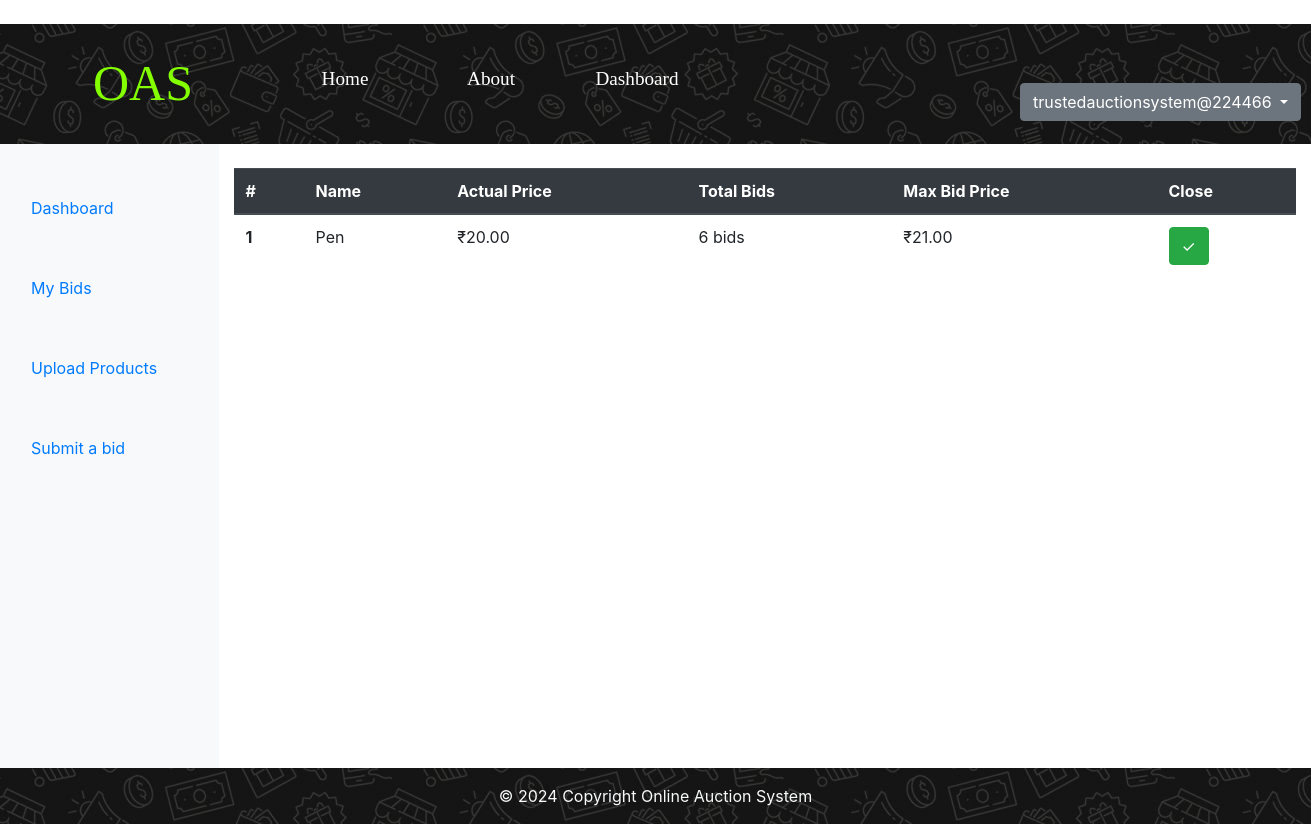
The app's page /shop/results/ (signed in) with its own data.
### shop/models.py (models this page shows, shortened)
class product(models.Model):
    product_id = models.AutoField
    product_name = models.CharField(max_length=50)
    catagory = models.CharField(max_length=50, default = "")
    sub_catagory = models.CharField(max_length=50, default = "")
    price = models.IntegerField(default = 0)
    desc = models.CharField(max_length=1000)
    images = models.ImageField(upload_to="shop/images/%y",default = "", height_field=None, width_field=None, max_length=None)
    useremail = models.CharField(max_length=50, default = "")

class bidder(models.Model):
    bid = models.AutoField(primary_key = True)
    pid = models.CharField(max_length=50)
    bemail = models.EmailField(max_length=254)
    bprice = models.CharField(max_length=50)

### shop/views.py (the view)
# urls.py: path("results/" , views.results, name = "results"),
def results(request):
    wer = request.user
    email = (wer.email)
    objs = product.objects.filter(useremail = email)
    arrforbids = []
    arrformax = []
    for obj in objs:
        bid_objs = bidder.objects.filter(pid=obj.id)
        arrforbids.append(bid_objs.count())
        if bid_objs.exists():
            max_price = max(bid_obj.bprice for bid_obj in bid_objs)
            arrformax.append(max_price)
        else:
            arrformax.append(0)
    zipper = zip(objs,arrforbids,arrformax)
    params = {'count' : objs.count(), 'zipp':zipper}
    ob = bidder.objects.all()
    return render(request,"shop/results.html",params)

### shop/templates/shop/results.html (shortened to what this page needs)
{% extends 'shop/data.html' %}
{% block bufferbody %}
{% if count == 0 %}
    <div style="text-align: center;margin-top: 200px;">
        <h1>Plz Upload Your Product.</h1>
        <a class="btn btn-success mt-4" href="/shop/sellermode/">Click to Upload</a>
    </div>
{% else %}
    <table class="table mt-4">
        <thead class="thead-dark">
        <tr>
            <th>#</th>
            <th>Name</th>
            <th>Actual Price</th>
            <th>Total Bids</th>
            <th>Max Bid Price</th>
            <th>Close</th>
        </tr>
        </thead>
        <tbody>
        {% for i,j,k in zipp %}
            <tr>
                <th>{{forloop.counter}}</th>
                <td>{{i.product_name}}</td>
                <td>₹{{i.price}}.00</td>
                <td>{{j}} bids</td>
                <td>₹{{k}}.00</td>
                <td><a class="btn btn-success text-white" href="/shop/results/{{i.id}}">&#10003;</a></td>
            </tr>
            {% endfor %}
        </tbody>
    </table>
{% endif %}
{% endblock bufferbody %}

### shop/templates/shop/inheritance.html (shortened to what this page needs)
﻿<!doctype html>
<html lang="en">
<head>
    <link rel="stylesheet" href="https://stackpath.bootstrapcdn.com/bootstrap/4.2.1/css/bootstrap.min.css">
    <link rel="stylesheet" href="https://cdnjs.cloudflare.com/ajax/libs/font-awesome/6.4.0/css/all.min.css" />
    {% load static %}
</head>
<body>
  <div class="container-fluid main">
    <nav class="navbar navbar-expand-lg navbar-light">
      <div class="container-fluid">
        <div class="navbar-header">
          <a class="navbar-brand" href="http://127.0.0.1:8000"><span class="sp">OAS</span></a>
        </div>
        <ul class="navbar-nav d-flex flex-row ml-4">
          <li class="nav-item">
            <a class="nav-link" href="http://127.0.0.1:8000" style="color: white;">Home</a>
          </li>
          <li class="nav-item ml-3">
            <a class="nav-link" href="http://127.0.0.1:8000/about/" style="color: white;">About</a>
          </li>
          <li class="nav-item ml-3">
            <a class="nav-link" href="http://127.0.0.1:8000/shop/dashboard" style="color: white;">Dashboard</a>
          </li>
        </ul>
        {% if user.is_authenticated %}
          <div class="dropdown" style="padding-top:40px;margin-left: 270px;">
            <button class="btn btn-secondary dropdown-toggle" type="button" id="dropdownMenuButton" data-toggle="dropdown" aria-haspopup="true" aria-expanded="false">
              {{ request.user }}
            </button>
          </div>
        {% endif %}
      </div>
    </nav>
  </div>
  {% block body %} {% endblock %}
  <footer class="font-small bg-dark text-light position-relative w-100 fixed-bottom">
    <div class="footer-copyright text-center py-3">
      &copy; 2024 Copyright
      <a class="text-decoration-none" href="http://127.0.0.1:8000/"></a>Online Auction System
    </div>
  </footer>
</body>
</html>

### records on screen
product: product_name "Pen", price "20", j "6", bprice "21"

### other values on screen
{{ request.user }} "trustedauctionsystem@224466"
